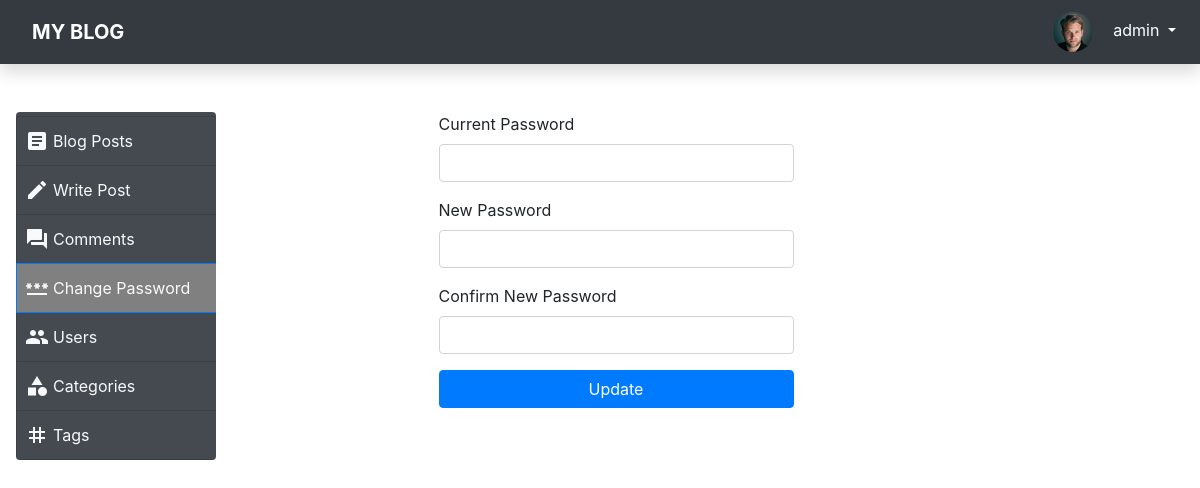
The page /site/admin/change-password.php (signed in) on the database its author committed.
### tables this page shows
CREATE TABLE `users` (
  `id` int(11) NOT NULL AUTO_INCREMENT,
  `name` varchar(200) NOT NULL,
  `email` varchar(100) NOT NULL,
  `password` varchar(100) NOT NULL,
  `profile_pic_path` varchar(100) DEFAULT NULL,
  `is_admin` tinyint(1) NOT NULL DEFAULT '0',
  PRIMARY KEY (`id`),
  UNIQUE KEY `user_email` (`email`)
);

### site/src/DB.php (called while the page is built, shortened)
<?php
class DB
{
    private static $conn;
    public static function conn(): mysqli
    {
        if (!isset(self::$conn))
            self::$conn = new mysqli('localhost', 'id16518670_root', '9<!gVi{3m{/otZD=', 'id16518670_new_blog_db');
        return self::$conn;
    }
    public static function getUserById($id): ?User
    {
        $userRes = self::conn()->query("SELECT * from users where id = $id")->fetch_assoc();
        return new User($userRes['id'], $userRes['name'], $userRes['email'], $userRes['password'], $userRes['profile_pic_path'], $userRes['is_admin']);
    }
}

### site/src/models/User.php (called while the page is built, shortened)
<?php
class User
{
    public function __construct($id, $name, $email, $password, $profile_pic_path, $isAdmin = false)
    {
        $this->name = $name;
        $this->profile_pic_path = $profile_pic_path;
        $this->isAdmin = $isAdmin;
    }
}

### site/admin/change-password.php (the view, shortened to what this page needs)
<?php
$user = DB::getUserById($_SESSION['user_id']);
?>
<!doctype html>
<html lang="en">
<head>
    <link rel="stylesheet" href="https://stackpath.bootstrapcdn.com/font-awesome/4.7.0/css/font-awesome.min.css"
>
    <link rel="stylesheet" href="../css/bootstrap.css">
    <link rel="stylesheet" href="style.css">
</head>
<body>
<nav class="py-1 navbar navbar-expand-sm bg-dark navbar-dark shadow" style="z-index: 1000000;">
    <div class="navbar-brand mr-auto">
        <a href="../index.php" class="nav-link text-uppercase brand-font text-white font-weight-bolder">My Blog</a>
    </div>
    <div class="collapse navbar-collapse" id="navContent">
        <div class="w-100 navbar-nav d-flex justify-content-sm-end align-items-end">
            <div class="dropdown">
                <a class="dropdown-toggle nav-link text-white text-right active" type="button"
                   id="dropdownMenuButton"
                   data-toggle="dropdown" aria-haspopup="true" aria-expanded="false">
                    <img style="height: 40px;" class="p-0 w-auto rounded-circle mr-3"
                         src="<?php echo $user->profile_pic_path ?>" alt="profile picture">
                    <?php echo $user->name ?>
                </a>
            </div>
        </div>
    </div>
</nav>
<div class="container-fluid">
    <div class="row mt-5 position-relative">
        <div class="col-3 col-md-2 p-0 m-0 pt-1 h-100 ml-md-3 rounded"
             style="background-color: #444a50; position: sticky; top: 1px;">
            <ul class="list-group p-0">
                <li class="px-2 list-group-item border-right-0 ">
                    <a href="index.php" class="text-light d-flex align-bottom">
                        <span class="material-icons mr-1">article</span>
                        <span class="d-none d-sm-inline">Blog Posts</span>
                    </a>
                </li>
                <li class="px-2 list-group-item border-right-0 ">
                    <a href="post-create.php" class="text-light d-flex align-bottom">
                        <span class="material-icons mr-1">edit</span>
                        <span class="d-none d-sm-inline">Write Post</span>
                    </a>
                </li>
                <li class="px-2 list-group-item border-right-0">
                    <a href="comments.php" class="text-light d-flex align-bottom">
                        <span class="material-icons mr-1">forum</span>
                        <span class="d-none d-sm-inline">Comments</span>
                    </a>
                </li>
                <li class="px-2 list-group-item  border-right-0 active">
                    <a href="change-password.php" class="text-light d-flex align-bottom">
                        <span class="material-icons mr-1">password</span>
                        <span class="d-none d-sm-inline">Change Password</span>
                    </a>
                </li>
                <?php if ($user->isAdmin) { ?>
                    <li class="px-2 list-group-item border-right-0">
                        <a href="users.php" class="text-light d-flex align-bottom">
                            <span class="material-icons mr-1">people</span>
                            <span class="d-none d-sm-inline">Users</span>
                        </a>
                    </li>
                    <li class="px-2 list-group-item border-right-0">
                        <a href="categories.php" class="text-light d-flex align-bottom">
                            <span class="material-icons mr-1">category</span>
                            <span class="d-none d-sm-inline">Categories</span>
                        </a>
                    </li>
                    <li class="px-2 list-group-item border-right-0">
                        <a href="tags.php" class="text-light d-flex align-bottom">
                            <span class="material-icons mr-1">tag</span>
                            <span class="d-none d-sm-inline">Tags</span>
                        </a>
                    </li>
                <?php } ?>
            </ul>
        </div>
        <div class="col-7 col-md-8 mb-3">
            <form class="col-10 col-md-6 mx-auto" method="post" action="change-password.php">
                <div class="form-group">
                    <label for="inputPassword4">Current Password</label>
                    <input name="old-pass" type="password" class="form-control" id="inputPassword4">
                </div>
                <div class="form-group">
                    <label for="inputPassword4">New Password</label>
                    <input name="new-pass" type="password" class="form-control" id="inputPassword4">
                </div>
                <div class="form-group">
                    <label for="inputPassword4">Confirm New Password</label>
                    <input name="new-pass2" type="password" class="form-control" id="inputPassword4">
                </div>
                <button name="submit" type="submit" class="btn btn-primary w-100">Update</button>
            </form>
        </div>
    </div>
</div>
</body>
</html>

### site/admin/style.css (style rules this page uses)
li.list-group-item { background-color: transparent; }
li.list-group-item.active { background-color: gray; }

### rows shown on the page
users: profile_pic_path (picture), name "admin"
